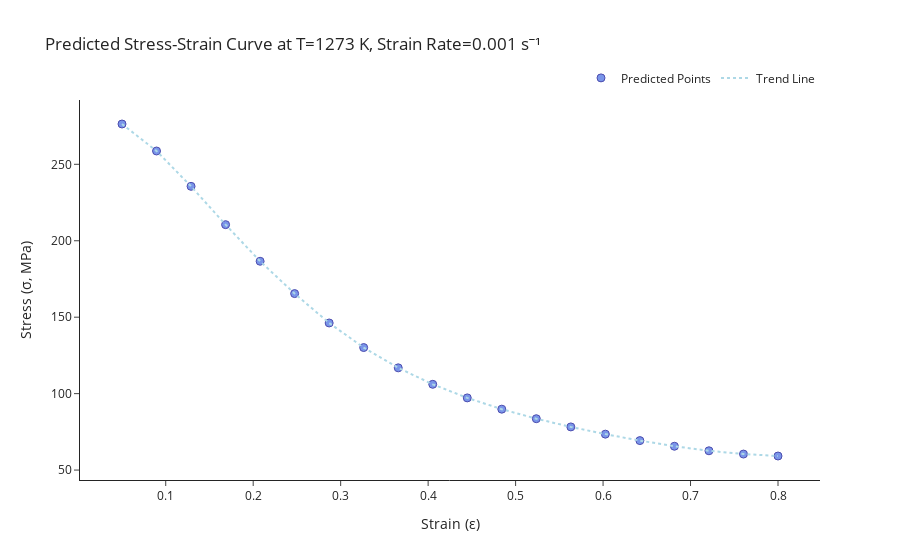

Notebook source saved alongside this figure:
### Code cell
model_finetuned_all = ConditionalAE(
    seq_len=20,
    z_dim=config['z_dim'],
    hidden_dim=config['hidden_dim'],
    process_dim=config['process_dim'],
    stress_dim=1
).to(device)

state = torch.load('DeformPTM_fintuned.pth', map_location=device)
model_finetuned_all.load_state_dict(state)
model_finetuned_all.eval()


temps_test = 1273
srs_test = 0.001

def inference(temps_test, srs_test, eps_grid, theta_hat, deg):
    pred_sigma =  predict_grid([temps_test], [srs_test], eps_grid, theta_hat, int(deg))

    T_exper = torch.tensor([temps_test], dtype=torch.float32).unsqueeze(1)      # (1, 1)
    SR_exper = torch.tensor([srs_test], dtype=torch.float32).unsqueeze(1)      # (1, 1)
    sigma_pred_tensor = torch.tensor(pred_sigma, dtype=torch.float32).unsqueeze(2)  # (1, n_points, 1)

    static_cond = torch.cat([T_exper, SR_exper], dim=1)  # (n_samples, 2)
    static_cond = static_cond.unsqueeze(1).repeat(1, 20, 1)  # (n_samples, n_points, 2)
    infer_data = {
        "T_scalar": T_exper,                        # (n_samples, 1)
        "ε̇_scalar": SR_exper,                       # (n_samples, 1)
        "sigma_pred_curve": sigma_pred_tensor,      # (n_samples, n_points, 1)
        "static_cond": static_cond,                 # (n_samples, n_points, 2)
    }
    exper_pred_stress_data = infer_data["sigma_pred_curve"].squeeze(2)
    exper_static_data = infer_data["static_cond"]
    exper_static_data[:, :, 0:1] -= 273 # T to °C

    norm_exper_pred_stress_data = (exper_pred_stress_data - stress_mean) / stress_std
    norm_exper_static_data = (exper_static_data - static_mean) / static_std

    norm_exper_pred_stress_data = norm_exper_pred_stress_data.float().unsqueeze(2)
    norm_exper_static_data = norm_exper_static_data.float()

    exper_dataset = FlexuralDataset(norm_exper_static_data, norm_exper_pred_stress_data, norm_exper_pred_stress_data)

    exper_dataloader = DataLoader(exper_dataset, batch_size=1, shuffle=True)

    model_finetuned_all.eval()
    torch.manual_seed(1)
    preds, _, condition = predict_on_loader(model_finetuned_all, exper_dataloader, device)

    y_pred = preds[:, :, 0].float().detach().cpu()
    c_label = condition[:, 0, :].float().detach().cpu()

    y_pred = inverse_normalize_stress(y_pred, stress_mean.float(), stress_std.float())
    c_true = inverse_normalize_static(c_label, static_mean.float(), static_std.float())

    T_str, SR_str = format_condition(c_true)
    T_str = int(float(T_str)) + 273         
    return y_pred, T_str, SR_str

y_pred, T_str, SR_str = inference(temps_test, srs_test, eps_grid, theta_hat, deg)

fig = go.Figure()

fig.add_trace(go.Scatter(
    x=eps_grid,
    y=y_pred.squeeze().numpy(),
    mode='markers',
    marker=dict(
        size=8,
        color='royalblue',
        opacity=0.7,
        line=dict(width=1, color='darkblue')
    ),
    name='Predicted Points'
))

fig.add_trace(go.Scatter(
    x=eps_grid,
    y=y_pred.squeeze().numpy(),
    mode='lines',
    line=dict(color='lightblue', width=2, dash='dot'),
    name='Trend Line'
))

fig.update_layout(
    title=f'Predicted Stress-Strain Curve at T={T_str} K, Strain Rate={SR_str} s⁻¹',
    xaxis_title='Strain (ε)',
    yaxis_title='Stress (σ, MPa)',
    template='simple_white',
    legend=dict(
        orientation='h',
        yanchor='bottom',
        y=1.02,
        xanchor='right',
        x=1
    )
)

fig.show()

### Figure 1 — Plotly figure (JSON) as saved in the notebook; plotly's stock layout.template omitted (floating-point values rounded to 4 significant figures)
{"data": [{"marker": {"color": "royalblue", "line": {"color": "darkblue", "width": 1}, "opacity": 0.7, "size": 8}, "mode": "markers", "name": "Predicted Points", "type": "scatter", "x": [0.05, 0.08947, 0.1289, 0.1684, 0.2079, 0.2474, 0.2868, 0.3263, 0.3658, 0.4053, 0.4447, 0.4842, 0.5237, 0.5632, 0.6026, 0.6421, 0.6816, 0.7211, 0.7605, 0.8], "y": [276.4, 258.7, 235.6, 210.5, 186.6, 165.4, 146.2, 130.1, 116.9, 106.1, 97.22, 89.84, 83.6, 78.23, 73.51, 69.28, 65.59, 62.61, 60.48, 59.2]}, {"line": {"color": "lightblue", "dash": "dot", "width": 2}, "mode": "lines", "name": "Trend Line", "type": "scatter", "x": [0.05, 0.08947, 0.1289, 0.1684, 0.2079, 0.2474, 0.2868, 0.3263, 0.3658, 0.4053, 0.4447, 0.4842, 0.5237, 0.5632, 0.6026, 0.6421, 0.6816, 0.7211, 0.7605, 0.8], "y": [276.4, 258.7, 235.6, 210.5, 186.6, 165.4, 146.2, 130.1, 116.9, 106.1, 97.22, 89.84, 83.6, 78.23, 73.51, 69.28, 65.59, 62.61, 60.48, 59.2]}], "layout": {"legend": {"orientation": "h", "x": 1, "xanchor": "right", "y": 1.02, "yanchor": "bottom"}, "title": {"text": "Predicted Stress-Strain Curve at T=1273 K, Strain Rate=0.001 s⁻¹"}, "xaxis": {"title": {"text": "Strain (ε)"}}, "yaxis": {"title": {"text": "Stress (σ, MPa)"}}}}
